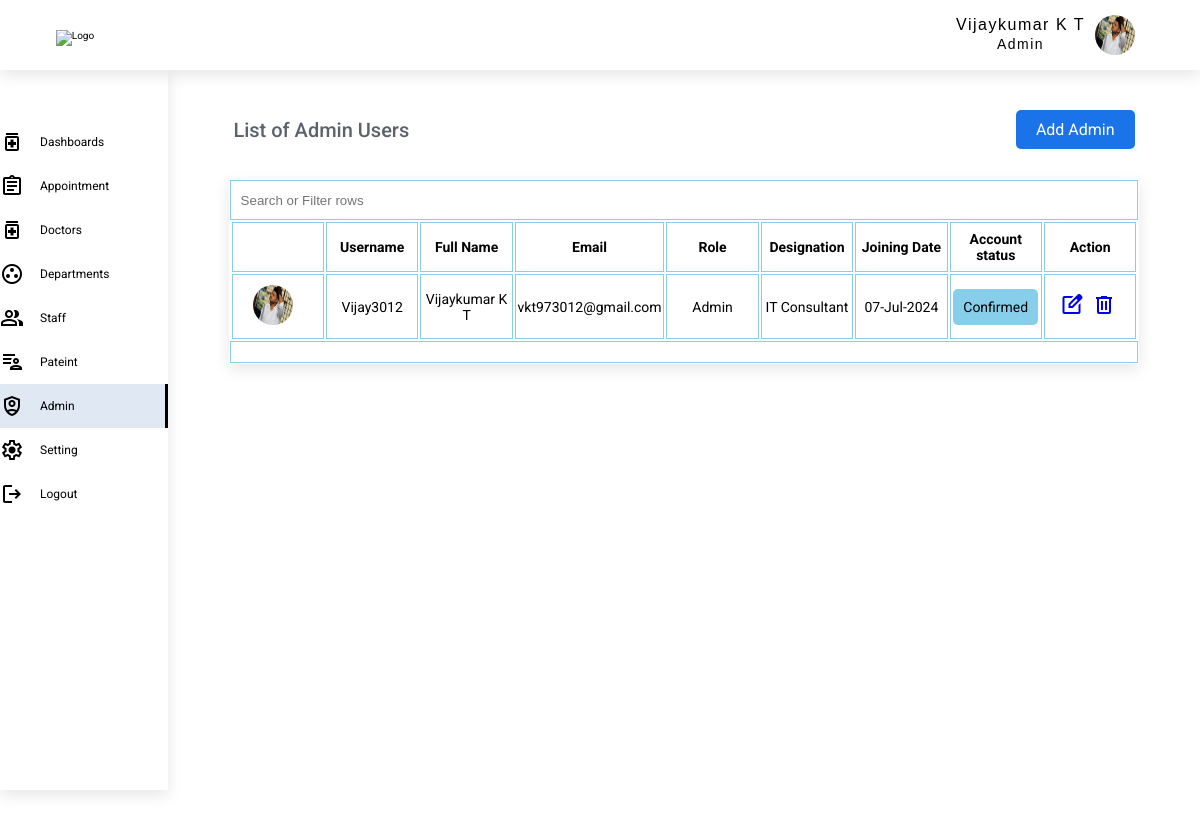
The app's page /admin-list (signed in) with its own data.
### authentication/models.py (models this page shows, shortened)
class UserAuthentication(AbstractBaseUser, PermissionsMixin):
    username = models.CharField(max_length=150, unique=True, default='')
    first_name = models.CharField(max_length=150, default='')
    last_name = models.CharField(max_length=150, default='')
    email = models.EmailField(unique=True, default='')
    role = models.CharField(max_length=12, default='')
    gender = models.CharField(max_length=12, default='')
    department = models.ForeignKey(Department, on_delete=models.CASCADE, null=True, related_name='designation_data')
    designation = models.CharField(max_length=100, null=True)
    phone_number = models.CharField(max_length=20, unique=True, default='')
    address = models.CharField(max_length=150, null=True)
    date_of_birth = models.DateField(max_length=15, blank=False, null=True)
    joining_date = models.DateField(max_length=15, blank=False, null=True)
    about = models.TextField(default='', null=True)
    language_known = models.TextField(default='', null=True)
    education = models.TextField(default='', null=True)
    experience = models.CharField(max_length=100,default='', null=True)
    img = models.FileField(upload_to="uploads/", default='')
    account_status = models.CharField(max_length=10, null=True)
    is_superuser = models.BooleanField(default=True)
    is_staff = models.BooleanField(default=True)
    is_active = models.BooleanField(default=True)
    date_joined = models.DateTimeField(default=timezone.now)
    last_login = models.DateTimeField(null=True)
    location = models.CharField(max_length=255, null=True)
    linkedin = models.TextField(max_length=100,default='', null=True)
    license_no = models.CharField(max_length=100,default='', null=True)
    emp_id = models.CharField(max_length=10, default='', null=True)
    objects = ManageAccount()
    USERNAME_FIELD = 'username'
    REQUIRED_FIELDS = ['first_name', 'last_name', 'email', 'role','phone_number', 'account_status']

### doctor_users/decorators.py (the view)
        def wrapper_func(request, *args, **kwargs):
            group = ''
            if request.user.groups.exists():
                group = request.user.groups.all()[0].name
            if group in allowed_roles:
                return view_func(request, *args, **kwargs)
            else:
                return HttpResponse("You don't have access to view or edit this page")

### admin_user/views.py (called while the page is built)
@allowed_users(allowed_roles='Admin')
@ensure_csrf_cookie
@cache_control(no_cache=True, must_revalidate=True, no_store=True)
@login_required(login_url='login')
@csrf_protect
def admin_list(request):
    data = UserAuthentication.objects.all().filter(role='Admin').order_by('id')
    paginator = Paginator(data, 5)
    page = request.GET.get('page')
    datas = paginator.get_page(page)
    return render(request, 'users/adminlist.html', {'data': data, 'navbar': 'admin-list', 'datas': datas})

### templates/users/adminlist.html (shortened to what this page needs)
{% extends 'base.html' %}
{% block content %}
   <div class="primary_heading lists">
            <h4 class="heading--text ">
                List of Admin Users
            </h4>
            <a href="{% url 'admin_create' %}" class="btn_add">Add Admin</a>
        </div>
        <div class="table ">
            <div class="table_header">
                <div class="left">
                    <input type="text" id="search" class="myInput" placeholder="Search or Filter rows" title="search" onkeyup="searchFilter()">
                </div>
            </div>
            <table class="" id ="myTable" >
                <thead>
                    <tr class="headers">
                    <th></th>
                    <th>Username</th>
                    <th>Full Name</th>
                    <th>Email</th>
                    <th>Role</th>
                    <th>Designation</th>
                    <th>Joining Date</th>
                    <th>Account status</th>
                    <th>Action</th>
                </tr>
            </thead>
            <tbody>
                {% for i in datas %}
                <tr>
                    {% if user.img  %}
                        <td class="table_img"><img src="{{user.img.url}}" alt="" class="img img3"></td>
                    {% else %}
                        <td class="table_img"><img src="" alt="" class="img img3"></td>
                    {% endif %}
                    <td>{{i.username}}</td>
                    <td>{{i.first_name}} {{i.last_name}}</td>
                    <td>{{i.email}}</td>
                    <td>{{i.role}}</td>
                    <td>{{i.designation}}</td>
                     <td>{{i.joining_date| date:'d-M-Y'}}</td>
                     {% if i.account_status == 'Invited' %}
                        <td ><span style="padding:4px 10px; Background-color:yellow;">{{i.account_status}}</span></td>
                        {% else %}
                          <td><span class="cancel_state">{{i.account_status}}</span></td>
                        {% endif %}
                    <td>
                        <a href="{% url 'admin_edit' i.id %}" class="edit_btn"><span class="material-symbols-outlined edit_material">edit_square</span></a>
                        <a href="{% url 'admin_delete' i.id %}" class="delete_btn"><span class="material-symbols-outlined delete_material">delete</span></a>
                    </td>
                </tr>
                {% endfor %}
            </tbody>
        </table>
            <div class="pagination">
            </div>
    </div>
{% endblock %}

### templates/includes/header.html (shortened to what this page needs)
{% load static %}
<header class="header">
    <nav class="navbar">
        <div class="logo_block">
            <img src="" alt="Logo" class="LOGO">
        </div>
        <div class="nav_list">
            <ul class="item">
                <li class="item_list img_list" >
                    <button class="profile_btn profile" id="profile_btn" onclick="myFunction()">
                        <div class="name">
                            {% if user.role == 'Admin' %}
                                <span>{{ user.first_name}} {{user.last_name }} </span>
                                <br>
                                <span class="role">{{ user.role}}</span>
                            {% elif user.role == 'Doctor' %}
                                <span>Dr. {{ user.first_name}} {{user.last_name }} </span><br>
                                <span class="role">{{ user.designation}}</span>
                            {% else %}
                                <span>{{ user.first_name}} {{user.last_name }} </span>
                                <br>
                                <span class="role">{{ user.role}}</span>
                            {% endif %}
                        </div>
                         {% if user.img  %}
                        <img src="{{user.img.url}}" alt="" class="img img3">
                    {% else %}
                        <img src="" alt="" class="img img3">
                    {% endif %}
                    </button>
                </li>
            </ul>
        </div>
    </nav>
</header>

### static/css/style.css (style rules this page uses)
*, *::after, *::before { margin: 0; padding: 0; box-sizing: border-box; }
html { font-size: 62.5%; font-family: "Roboto", sans-serif; }
body { height: 100vh; overflow: hidden; }
.header { padding: 10px 0; width: 100%; background-color: #ffff; z-index: 1000; position: fixed; box-shadow: 0 5px 15px 0 rgb(0 0 0 / 10%); width: 100%; height: 70px; top: 0; margin-bottom: 1rem; }
.navbar { width: 100%; margin: 0 auto; display: flex; justify-content: start; align-items: center; }
.logo_block { width: 10%; margin: 0 auto; text-align: center; }
.logo_block img { width: 100%; }
.nav_list { width: 85%; margin: 0 auto; padding-right: 3rem; display: flex; justify-content: end; align-items: center; }
button { background: none; border: none; }
.item { list-style: none; }
.item .item_list { display: inline-block; vertical-align: top; padding: 1rem; border-radius: 50px; }
.img_list { margin-top: -5px; }
.item_list .img3 { margin-left: 1rem; border-radius: 50%; width: 4rem; height: 4rem; }
.profile { position: relative; cursor: pointer; display:flex; }
.profile * { vertical-align: middle; }
.name { font-size: 1.6rem; font-weight: 400; letter-spacing: 1.5px; }
.role { font-size: 1.4rem; font-weight: 400; letter-spacing: 1.5px; }
.material-symbols-outlined { margin-right: 5px; }
.primary_heading { padding: 3rem 2rem; font-size: 2rem; width: 92%; margin: 0 auto; }
.heading--text { font-weight: 500; color: #5B626B; }
.lists { width:93%; display:flex; justify-content:space-between; align-items:center; }
.btn_add { font-size:1.6rem; padding: 1rem 2rem; background-color:#1A73E8; color: white; text-decoration:none; border-radius:5px; }
.table { width:95%; margin: 5rem auto; border: 1px solid skyblue; }
#myTable { width:100%; }
.myInput { width:100%; height: 4rem; padding: 0 1rem; border:1px solid skyblue; margin:0; }
.headers th, td { border: 1px solid skyblue; width:10%; }
th, td { font-size:1.4rem; }
.headers { height:5rem; }
td { padding: 1rem 0; text-align: center; }
.pagination { width: 100%; margin: 0 auto; display: flex; justify-content: space-between; align-items:center; padding:1rem 2rem; border: 1px solid skyblue; }
input, select, textarea { width:100%; padding:1rem; border:none; background-color:white; border-bottom:1px solid skyblue; }
.cancel_state { padding:1rem; background:skyblue; border-radius:5px; border:none }
.img { margin-right:1rem; }
.table_img { width:5%; }
.table_img img { width: 4rem; height: 4rem; border-radius: 50%; }
.table { width:90%; border: 1px solid white; box-shadow: 0 5px 15px 0 rgb(0 0 0 / 10%); background-color: white; border-radius:0; margin:0 auto; }

### records on screen
UserAuthentication: first_name "Vijaykumar", last_name "K T", role "Admin", img (picture), username "Vijay3012", email "vkt973012@gmail.com", designation "IT Consultant", joining_date "07-Jul-2024", account_status "Confirmed"
